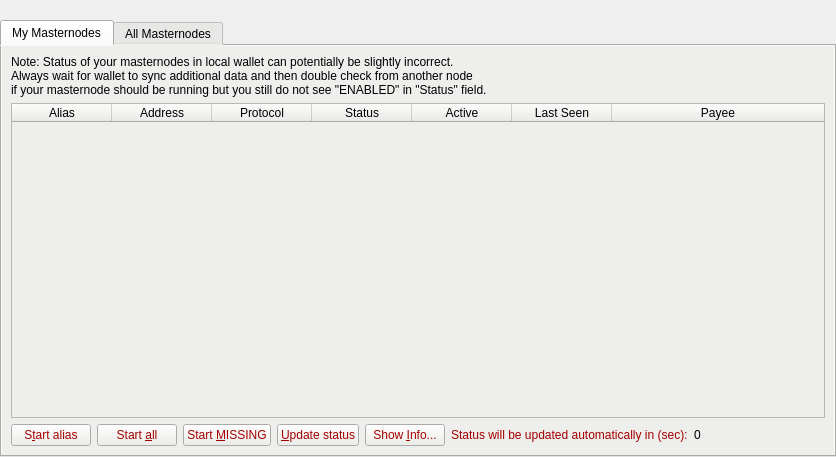
<?xml version="1.0" encoding="UTF-8"?>
<ui version="4.0">
 <class>MasternodeList</class>
 <widget class="QWidget" name="MasternodeList">
  <property name="geometry">
   <rect>
    <x>0</x>
    <y>0</y>
    <width>836</width>
    <height>457</height>
   </rect>
  </property>
  <property name="windowTitle">
   <string>Form</string>
  </property>
  <layout class="QVBoxLayout" name="topLayout">
   <property name="leftMargin">
    <number>0</number>
   </property>
   <property name="topMargin">
    <number>0</number>
   </property>
   <property name="rightMargin">
    <number>0</number>
   </property>
   <property name="bottomMargin">
    <number>0</number>
   </property>
   <item>
    <layout class="QVBoxLayout" name="verticalLayout">
     <property name="bottomMargin">
      <number>0</number>
     </property>
     <item>
      <spacer name="horizontalSpacer0">
       <property name="orientation">
        <enum>Qt::Horizontal</enum>
       </property>
       <property name="sizeHint" stdset="0">
        <size>
         <width>40</width>
         <height>20</height>
        </size>
       </property>
      </spacer>
     </item>
     <item>
      <widget class="QTabWidget" name="tabWidget">
       <property name="styleSheet">
        <string notr="true">background-color: rgb(238, 238, 236);</string>
       </property>
       <property name="currentIndex">
        <number>0</number>
       </property>
       <widget class="QWidget" name="tabMyMasternodes">
        <attribute name="title">
         <string>My Masternodes</string>
        </attribute>
        <layout class="QGridLayout" name="gridLayout_2">
         <item row="0" column="0">
          <layout class="QVBoxLayout" name="verticalLayout_2">
           <property name="bottomMargin">
            <number>0</number>
           </property>
           <item>
            <layout class="QHBoxLayout" name="horizontalLayout_note">
             <property name="bottomMargin">
              <number>0</number>
             </property>
             <item>
              <widget class="QLabel" name="updateNote">
               <property name="text">
                <string>Note: Status of your masternodes in local wallet can potentially be slightly incorrect.&lt;br /&gt;Always wait for wallet to sync additional data and then double check from another node&lt;br /&gt;if your masternode should be running but you still do not see &quot;ENABLED&quot; in &quot;Status&quot; field.</string>
               </property>
              </widget>
             </item>
            </layout>
           </item>
           <item>
            <widget class="QTableWidget" name="tableWidgetMyMasternodes">
             <property name="minimumSize">
              <size>
               <width>695</width>
               <height>0</height>
              </size>
             </property>
             <property name="editTriggers">
              <set>QAbstractItemView::NoEditTriggers</set>
             </property>
             <property name="alternatingRowColors">
              <bool>true</bool>
             </property>
             <property name="selectionMode">
              <enum>QAbstractItemView::SingleSelection</enum>
             </property>
             <property name="selectionBehavior">
              <enum>QAbstractItemView::SelectRows</enum>
             </property>
             <property name="sortingEnabled">
              <bool>true</bool>
             </property>
             <attribute name="horizontalHeaderStretchLastSection">
              <bool>true</bool>
             </attribute>
             <column>
              <property name="text">
               <string>Alias</string>
              </property>
             </column>
             <column>
              <property name="text">
               <string>Address</string>
              </property>
             </column>
             <column>
              <property name="text">
               <string>Protocol</string>
              </property>
             </column>
             <column>
              <property name="text">
               <string>Status</string>
              </property>
             </column>
             <column>
              <property name="text">
               <string>Active</string>
              </property>
             </column>
             <column>
              <property name="text">
               <string>Last Seen</string>
              </property>
             </column>
             <column>
              <property name="text">
               <string>Payee</string>
              </property>
             </column>
            </widget>
           </item>
           <item>
            <layout class="QHBoxLayout" name="horizontalLayout_5">
             <property name="bottomMargin">
              <number>0</number>
             </property>
             <item>
              <widget class="QPushButton" name="startButton">
               <property name="styleSheet">
                <string notr="true">color: rgb(164, 0, 0);</string>
               </property>
               <property name="text">
                <string>S&amp;tart alias</string>
               </property>
              </widget>
             </item>
             <item>
              <widget class="QPushButton" name="startAllButton">
               <property name="styleSheet">
                <string notr="true">color: rgb(164, 0, 0);</string>
               </property>
               <property name="text">
                <string>Start &amp;all</string>
               </property>
              </widget>
             </item>
             <item>
              <widget class="QPushButton" name="startMissingButton">
               <property name="styleSheet">
                <string notr="true">color: rgb(164, 0, 0);</string>
               </property>
               <property name="text">
                <string>Start &amp;MISSING</string>
               </property>
              </widget>
             </item>
             <item>
              <widget class="QPushButton" name="UpdateButton">
               <property name="styleSheet">
                <string notr="true">color: rgb(164, 0, 0);</string>
               </property>
               <property name="text">
                <string>&amp;Update status</string>
               </property>
              </widget>
             </item>
             <item>
              <widget class="QPushButton" name="QRButton">
               <property name="toolTip">
                <string>Show additional Masternode information</string>
               </property>
               <property name="styleSheet">
                <string notr="true">color: rgb(164, 0, 0);</string>
               </property>
               <property name="text">
                <string>Show &amp;Info...</string>
               </property>
              </widget>
             </item>
             <item>
              <widget class="QLabel" name="autoupdate_label">
               <property name="styleSheet">
                <string notr="true">color: rgb(164, 0, 0);</string>
               </property>
               <property name="text">
                <string>Status will be updated automatically in (sec):</string>
               </property>
              </widget>
             </item>
             <item>
              <widget class="QLabel" name="secondsLabel">
               <property name="text">
                <string>0</string>
               </property>
              </widget>
             </item>
             <item>
              <spacer name="horizontalSpacer_5">
               <property name="orientation">
                <enum>Qt::Horizontal</enum>
               </property>
               <property name="sizeHint" stdset="0">
                <size>
                 <width>40</width>
                 <height>20</height>
                </size>
               </property>
              </spacer>
             </item>
            </layout>
           </item>
          </layout>
         </item>
        </layout>
       </widget>
       <widget class="QWidget" name="tabAllMasternodes">
        <attribute name="title">
         <string>All Masternodes</string>
        </attribute>
        <layout class="QGridLayout" name="gridLayout">
         <item row="1" column="0">
          <widget class="QTableWidget" name="tableWidgetMasternodes">
           <property name="editTriggers">
            <set>QAbstractItemView::NoEditTriggers</set>
           </property>
           <property name="alternatingRowColors">
            <bool>true</bool>
           </property>
           <property name="selectionMode">
            <enum>QAbstractItemView::NoSelection</enum>
           </property>
           <property name="selectionBehavior">
            <enum>QAbstractItemView::SelectRows</enum>
           </property>
           <property name="sortingEnabled">
            <bool>true</bool>
           </property>
           <attribute name="horizontalHeaderStretchLastSection">
            <bool>true</bool>
           </attribute>
           <column>
            <property name="text">
             <string>Address</string>
            </property>
           </column>
           <column>
            <property name="text">
             <string>Protocol</string>
            </property>
           </column>
           <column>
            <property name="text">
             <string>Status</string>
            </property>
           </column>
           <column>
            <property name="text">
             <string>Active</string>
            </property>
           </column>
           <column>
            <property name="text">
             <string>Last Seen</string>
            </property>
           </column>
           <column>
            <property name="text">
             <string>Payee</string>
            </property>
           </column>
          </widget>
         </item>
         <item row="0" column="0">
          <layout class="QHBoxLayout" name="horizontalLayout_3">
           <property name="bottomMargin">
            <number>0</number>
           </property>
           <item>
            <widget class="QLabel" name="label_filter">
             <property name="text">
              <string>Filter List:</string>
             </property>
            </widget>
           </item>
           <item>
            <widget class="QLineEdit" name="filterLineEdit">
             <property name="toolTip">
              <string>Filter masternode list</string>
             </property>
            </widget>
           </item>
           <item>
            <spacer name="horizontalSpacer_3">
             <property name="orientation">
              <enum>Qt::Horizontal</enum>
             </property>
             <property name="sizeHint" stdset="0">
              <size>
               <width>10</width>
               <height>20</height>
              </size>
             </property>
            </spacer>
           </item>
           <item>
            <widget class="QLabel" name="label_count">
             <property name="text">
              <string>Node Count:</string>
             </property>
            </widget>
           </item>
           <item>
            <widget class="QLabel" name="countLabel">
             <property name="text">
              <string>0</string>
             </property>
            </widget>
           </item>
          </layout>
         </item>
        </layout>
       </widget>
      </widget>
     </item>
    </layout>
   </item>
  </layout>
 </widget>
 <resources/>
 <connections/>
</ui>
